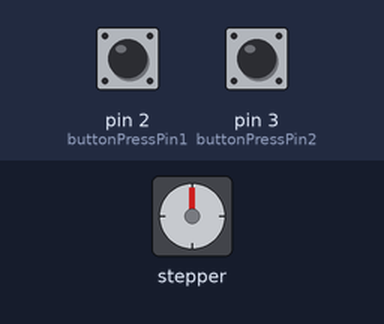
A sketch run on a simulated Arduino Uno, built with avr-gcc and run on an emulated ATmega328P. Parts: stepper motor. The test bench sets the inputs (shaded band); at power-on: pin 2 (buttonPressPin1) HIGH, pin 3 (buttonPressPin2) HIGH. Stepper angles assume 2048 steps per turn.

Above: at 1.2 s.
1.3 s: pin 2 (buttonPressPin1) pulled LOW for 0.15 s
At 2.6 s:
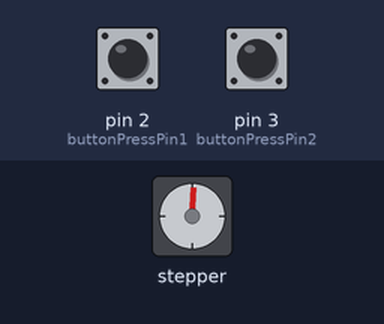
2.9 s: pin 3 (buttonPressPin2) pulled LOW for 0.15 s
At 3.35 s:
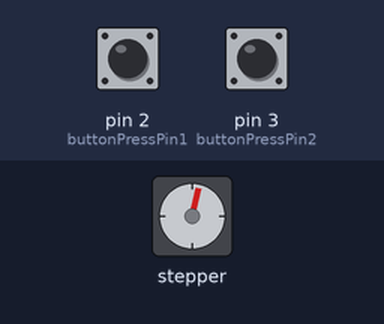
5.9 s: pin 2 (buttonPressPin1) pulled LOW for 3.2 s
10.6 s: pin 3 (buttonPressPin2) pulled LOW for 1 s
At 10.75 s:
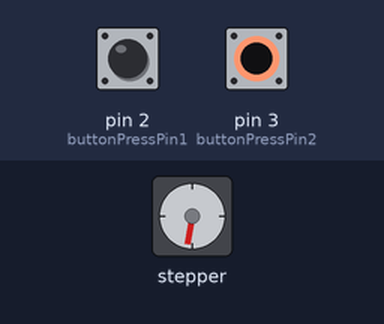
13.6 s: pin 3 (buttonPressPin2) pulled LOW for 3.2 s
Timing chart, 0 to 19.3 s (numbered marks = the images above; inputs shaded):
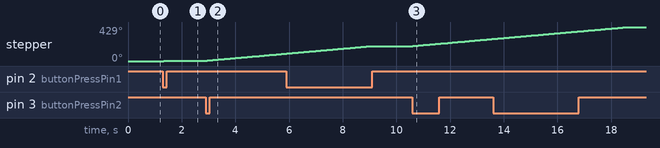

Measured:
- after the input at 2.9 s, stepper: keeps turning clockwise at about 30°/s, starting at once
- after the input at 10.6 s, stepper: keeps turning clockwise at about 30°/s, starting at once

The sketch:

Stepper-Motor-Bottledispensing.ino
```cpp
// Stepper motor running with two button

#include <Stepper.h>
int buttonPressPin1 = 2;  //wheel rotation control
int buttonPressPin2 = 3;  //RFID signal control
bool buttonPressed1;
bool buttonPressed2;
const int stepsPerRevolution = 2048;
Stepper stepperName = Stepper(stepsPerRevolution, 8, 10, 9, 11);
void setup() {
 Serial.begin(9600);
  stepperName.setSpeed(5);
  pinMode(buttonPressPin1, INPUT);
  pinMode(buttonPressPin2, INPUT);

  buttonPressed1 = false;
 buttonPressed2 = true;
}

void loop() {
  //stepperName.step(2048);

    buttonPressed1 = digitalRead(buttonPressPin1);
    buttonPressed2 = digitalRead(buttonPressPin2);
    if(buttonPressed1 == false) { stepperName.step(2048/512);}  // val=0
    if (buttonPressed1 == true) { stepperName.step(0);}       // val=1

    if (buttonPressed2 == false) { stepperName.step(2048/3);}


    }
```
